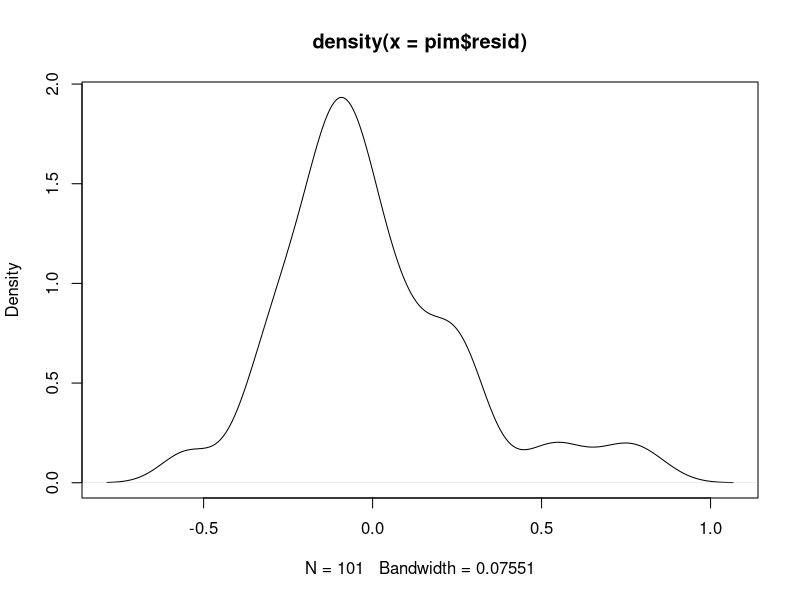

This chart was generated by the following R code: (Note: this script raises an error after producing the figure.)
### Tratando a planilha ###

pim<-readxl::read_xlsx("pim.xlsx")

colnames(pim)[colnames(pim) %in% c("FALSE...1", "abertura da nadadeira", "FALSE...3", "aspect ratio", "FALSE...5")] <- c("sp", "abert_nad", "area_nad", "aspect_ratio", "length")

pim<- na.exclude(pim)

pim$Classe<-factor(pim$Classe)

pim <- pim[-44, ]

pim$aspect_ratio <- as.numeric(gsub(",", ".", pim$aspect_ratio))
pim$area_nad<- as.numeric(gsub(",", ".", pim$area_nad))
pim$aspect_ratio<- as.numeric(gsub(",", ".", pim$aspect_ratio))
pim$length<- as.numeric(gsub(",", ".", pim$length))
pim$abert_nad<- as.numeric(gsub(",", ".", pim$abert_nad))

### Tirando o efeito do tamanho sobre aspect_ratio ###

# Passo 1: Ajustar uma regressão linear
modelo <- lm(aspect_ratio ~ length, data = pim)
summary(modelo)

# Passo 2: Obter os resíduos (que representam o aspect ratio ajustado, sem o efeito de tamanho)
resid <- residuals(modelo)

# Passo 3: Adicionar os resíduos ao dataframe (opcional, mas útil para manter o dataframe organizado)
pim$resid <- resid

### Análises exploratórias 

plot(density(pim$resid))# Não me parece precisar de normalização

ggplot(pim, aes(x=Classe,y=resid))+
  geom_boxplot()+
  theme_classic() 


### Definindo K ótimo

pimnum<- subset(pim, select = c(aspect_ratio))

# NbClust - aplica 30 índices diferentes e compara seus resultados

result2 <- NbClust(pimnum, min.nc = 2, max.nc = 10, method = "ward.D2")
print(result$Best.nc)
warnings()

### Clusterização

# Calcular a matriz de distâncias (aqui, estamos usando a distância euclidiana)
dist_matrix <- dist(pimnum)

# Realizar o clustering hierárquico (método de ligação completa, mas você pode escolher outros métodos como "single", "average", etc.)
hc <- hclust(dist_matrix, method = "ward.D2")

# Plotar o dendrograma com os clusters
plot(hc, main = paste("Dendrograma com", 7, "Clusters"),
     xlab = "Observações", ylab = "Distância Euclidiana")

# Adicionar linhas verticais para mostrar os clusters
rect.hclust(hc, k = 6, border = "red")


### ANOVA

# Cortar o dendrograma em clusters
clusters <- cutree(hc, k = 3)

# Adicionar o cluster resultante aos dados filtrados para análise adicional
pim$Cluster <- clusters

pim$Cluster<-factor(pim$Cluster)

anova<-aov(resid~Cluster, data = pim)

tukey_result <- TukeyHSD(anova)

table(tukey_result)

### PLOT TUKEYHSD

anova<-aov(resid~Cluster, data = pim)
tuk <- glht(anova, linfct = mcp(Cluster = "Tukey"))
pvalues <- adjusted()(tuk)$pvalues
ci.glht <- confint(tuk)
plot(ci.glht, col = ifelse(pvalues < 0.05, "red", "black"), 
     xlab = "Difference in mean levels")

### Média de resid por cluster

media_aspect_por_cluster <- aggregate(aspect_ratio ~ Cluster, data = pim, FUN = mean)

print(media_aspect_por_cluster)

# Plot pizza porcentagem cluster

df_clusters <- as.data.frame(table(pim$Cluster))
names(df_clusters) <- c("cluster", "count")

df_clusters$percentage <- round(100 * df_clusters$count / sum(df_clusters$count), 1)

# Passo 2: Criar o gráfico de pizza usando ggplot2
ggplot(df_clusters, aes(x = "", y = percentage, fill = factor(cluster))) +
  geom_bar(width = 1, stat = "identity") +
  coord_polar("y", start = 0) +
  theme_void() + 
  geom_text(aes(label = paste0(percentage, "%")), 
            position = position_stack(vjust = 0.5)) +
  labs(fill = "Cluster", title = "Porcentagem de Cada Cluster")

# Boxplot

ggplot(pim, aes(x=Cluster, y=aspect_ratio))+
  geom_boxplot()+
  xlab("Clusters")+ ylab("Aspect ratio")+
  theme(legend.title = element_blank())+theme_classic()+
  theme(axis.title.y = element_text(margin = margin(t = 0, r = 20, b = 0, l = 0),size = 25), 
        axis.title.x = element_text(margin = margin(t = 20, r = 0, b = 0, l = 0),size = 25), 
        panel.grid.major = element_line(colour="white"), 
        panel.grid.minor = element_line(colour="white"), 
        axis.text.y = element_text(size = 25, colour = "black", margin = margin(t = 20, r = 0, b = 0, l = 0)), 
        axis.text.x = element_text(size = 25, colour = "black", margin = margin(t = 20, r = 0, b = 0, l = 0)), 
        strip.text.y = element_text(size = 15),
        legend.title = element_blank(),
        legend.text = element_text(size=15))
